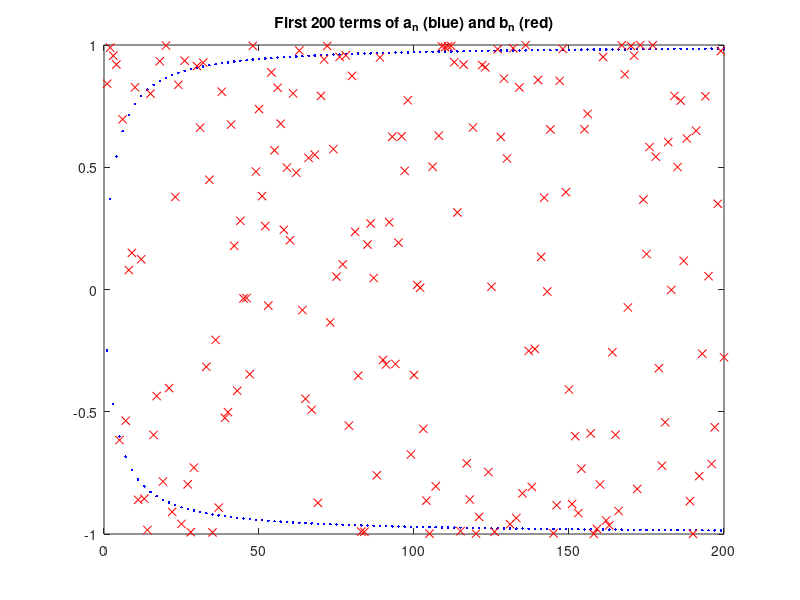

This chart was generated by the following MATLAB code:
clear all 
close all 
clc

% SEAS1001 MATLAB Problem Set 1
% Melody Lee 9/8/17

%% Problem 1

p = [1 9 -37 -357 -36 1620];
r = roots(p)

%% Problem 2 
A = [1 2 0; 2 5 -1; 4 10 -1];
B = [20; 46; 95];

X = inv(A)*B

C = [13; 24; 53];

X2 = inv(A)*C

%% Problem 3
Y = sin(cos(exp(log(25)))) + (100 * ((55/7) - (1000 * tan(.23))))

%% Problem 4
n = 1:1:200;
a = ((-1).^n) .* ((n.^3 + n)./((n+1).^3));
b = sin(n.^3);
plot(n,a,'b.',n,b,'rx'),shg
title('First 200 terms of a_n (blue) and b_n (red)')


